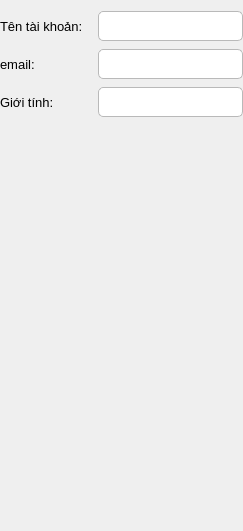
          <widget class="QWidget" name="page">
           <layout class="QVBoxLayout" name="verticalLayout_10">
            <property name="spacing">
             <number>8</number>
            </property>
            <property name="leftMargin">
             <number>0</number>
            </property>
            <property name="rightMargin">
             <number>0</number>
            </property>
            <item>
             <layout class="QHBoxLayout" name="horizontalLayout_17">
              <item>
               <widget class="QLabel" name="label_10">
                <property name="minimumSize">
                 <size>
                  <width>90</width>
                  <height>28</height>
                 </size>
                </property>
                <property name="maximumSize">
                 <size>
                  <width>90</width>
                  <height>16777215</height>
                 </size>
                </property>
                <property name="font">
                 <font>
                  <pointsize>10</pointsize>
                 </font>
                </property>
                <property name="text">
                 <string>Tên tài khoản:</string>
                </property>
               </widget>
              </item>
              <item>
               <widget class="QLineEdit" name="txt_setup_username">
                <property name="enabled">
                 <bool>false</bool>
                </property>
                <property name="minimumSize">
                 <size>
                  <width>0</width>
                  <height>30</height>
                 </size>
                </property>
                <property name="font">
                 <font>
                  <pointsize>10</pointsize>
                 </font>
                </property>
                <property name="styleSheet">
                 <string notr="true">#txt_setup_username { border: 1px solid #B9B9B9; border-radius: 5px; background: white; padding:0px 10px; }</string>
                </property>
               </widget>
              </item>
             </layout>
            </item>
            <item>
             <layout class="QHBoxLayout" name="horizontalLayout_18">
              <item>
               <widget class="QLabel" name="label_15">
                <property name="minimumSize">
                 <size>
                  <width>90</width>
                  <height>28</height>
                 </size>
                </property>
                <property name="maximumSize">
                 <size>
                  <width>90</width>
                  <height>16777215</height>
                 </size>
                </property>
                <property name="font">
                 <font>
                  <pointsize>10</pointsize>
                 </font>
                </property>
                <property name="text">
                 <string>email:</string>
                </property>
               </widget>
              </item>
              <item>
               <widget class="QLineEdit" name="txt_setup_email">
                <property name="enabled">
                 <bool>false</bool>
                </property>
                <property name="minimumSize">
                 <size>
                  <width>0</width>
                  <height>30</height>
                 </size>
                </property>
                <property name="font">
                 <font>
                  <pointsize>10</pointsize>
                 </font>
                </property>
                <property name="styleSheet">
                 <string notr="true">#txt_setup_email { border: 1px solid #B9B9B9; border-radius: 5px; background: white; padding:0px 10px; }</string>
                </property>
               </widget>
              </item>
             </layout>
            </item>
            <item>
             <layout class="QHBoxLayout" name="horizontalLayout_19">
              <item>
               <widget class="QLabel" name="label_20">
                <property name="minimumSize">
                 <size>
                  <width>90</width>
                  <height>28</height>
                 </size>
                </property>
                <property name="maximumSize">
                 <size>
                  <width>90</width>
                  <height>16777215</height>
                 </size>
                </property>
                <property name="font">
                 <font>
                  <pointsize>10</pointsize>
                 </font>
                </property>
                <property name="text">
                 <string>Giới tính:</string>
                </property>
               </widget>
              </item>
              <item>
               <widget class="QLineEdit" name="txt_setup_gender">
                <property name="enabled">
                 <bool>false</bool>
                </property>
                <property name="minimumSize">
                 <size>
                  <width>0</width>
                  <height>30</height>
                 </size>
                </property>
                <property name="font">
                 <font>
                  <pointsize>10</pointsize>
                 </font>
                </property>
                <property name="styleSheet">
                 <string notr="true">#txt_setup_gender { border: 1px solid #B9B9B9; border-radius: 5px; background: white; padding:0px 10px; }</string>
                </property>
               </widget>
              </item>
             </layout>
            </item>
            <item>
             <spacer name="verticalSpacer_3">
              <property name="orientation">
               <enum>Qt::Vertical</enum>
              </property>
              <property name="sizeHint" stdset="0">
               <size>
                <width>20</width>
                <height>403</height>
               </size>
              </property>
             </spacer>
            </item>
           </layout>
          </widget>
